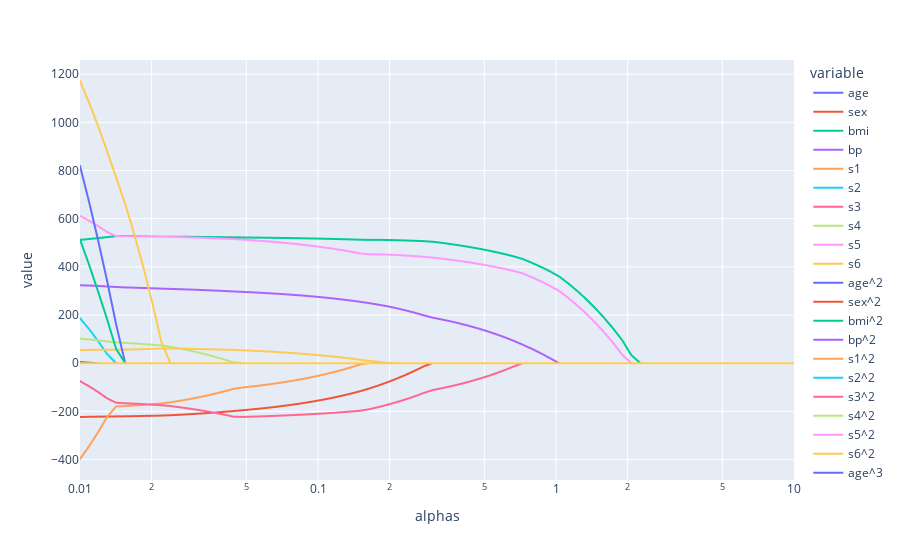

The cell this chart's notebook holds for it:
### Markdown cell above
## Coefficients

### Code cell
coefs = []
for a in alphas:
    ridge = Lasso(alpha=a)
    ridge.fit(original_X_3, original_y)
    coefs.append(ridge.coef_)

features = original_X_3.columns

df_coefs = pd.DataFrame(coefs, columns=features)
df_coefs['alphas'] = alphas
fig = px.line(df_coefs, x='alphas', y=features)
fig.update_xaxes(type='log').show()
